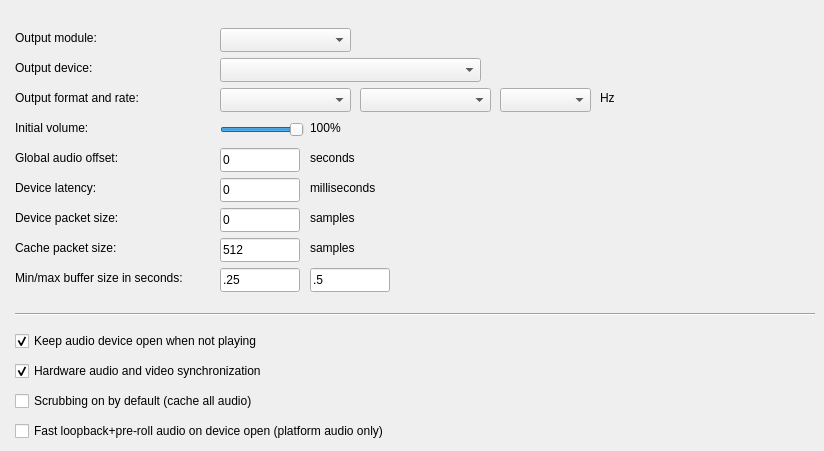
     <widget class="QWidget" name="audioTab">
      <attribute name="title">
       <string>Audio</string>
      </attribute>
      <widget class="Line" name="line_5">
       <property name="geometry">
        <rect>
         <x>15</x>
         <y>313</y>
         <width>800</width>
         <height>3</height>
        </rect>
       </property>
       <property name="orientation">
        <enum>Qt::Horizontal</enum>
       </property>
      </widget>
      <widget class="QLabel" name="label_60">
       <property name="geometry">
        <rect>
         <x>15</x>
         <y>30</y>
         <width>111</width>
         <height>16</height>
        </rect>
       </property>
       <property name="text">
        <string>Output module:</string>
       </property>
       <property name="alignment">
        <set>Qt::AlignLeading|Qt::AlignLeft|Qt::AlignVCenter</set>
       </property>
      </widget>
      <widget class="QLabel" name="label_59">
       <property name="geometry">
        <rect>
         <x>15</x>
         <y>60</y>
         <width>111</width>
         <height>16</height>
        </rect>
       </property>
       <property name="text">
        <string>Output device:</string>
       </property>
       <property name="alignment">
        <set>Qt::AlignLeading|Qt::AlignLeft|Qt::AlignVCenter</set>
       </property>
      </widget>
      <widget class="QLabel" name="label">
       <property name="geometry">
        <rect>
         <x>15</x>
         <y>90</y>
         <width>161</width>
         <height>16</height>
        </rect>
       </property>
       <property name="text">
        <string>Output format and rate:</string>
       </property>
       <property name="alignment">
        <set>Qt::AlignLeading|Qt::AlignLeft|Qt::AlignVCenter</set>
       </property>
      </widget>
      <widget class="QComboBox" name="audioDeviceCombo">
       <property name="geometry">
        <rect>
         <x>220</x>
         <y>58</y>
         <width>261</width>
         <height>24</height>
        </rect>
       </property>
      </widget>
      <widget class="QLabel" name="label_57">
       <property name="geometry">
        <rect>
         <x>15</x>
         <y>120</y>
         <width>121</width>
         <height>16</height>
        </rect>
       </property>
       <property name="text">
        <string>Initial volume:</string>
       </property>
       <property name="alignment">
        <set>Qt::AlignLeading|Qt::AlignLeft|Qt::AlignVCenter</set>
       </property>
      </widget>
      <widget class="QLabel" name="label_70">
       <property name="geometry">
        <rect>
         <x>15</x>
         <y>150</y>
         <width>131</width>
         <height>16</height>
        </rect>
       </property>
       <property name="text">
        <string>Global audio offset:</string>
       </property>
       <property name="alignment">
        <set>Qt::AlignLeading|Qt::AlignLeft|Qt::AlignVCenter</set>
       </property>
      </widget>
      <widget class="QLabel" name="label_73">
       <property name="geometry">
        <rect>
         <x>15</x>
         <y>180</y>
         <width>121</width>
         <height>16</height>
        </rect>
       </property>
       <property name="text">
        <string>Device latency:</string>
       </property>
       <property name="alignment">
        <set>Qt::AlignLeading|Qt::AlignLeft|Qt::AlignVCenter</set>
       </property>
      </widget>
      <widget class="QLabel" name="label_55">
       <property name="geometry">
        <rect>
         <x>15</x>
         <y>210</y>
         <width>121</width>
         <height>16</height>
        </rect>
       </property>
       <property name="text">
        <string>Device packet size:</string>
       </property>
       <property name="alignment">
        <set>Qt::AlignLeading|Qt::AlignLeft|Qt::AlignVCenter</set>
       </property>
      </widget>
      <widget class="QLabel" name="label_53">
       <property name="geometry">
        <rect>
         <x>15</x>
         <y>240</y>
         <width>131</width>
         <height>16</height>
        </rect>
       </property>
       <property name="text">
        <string>Cache packet size:</string>
       </property>
       <property name="alignment">
        <set>Qt::AlignLeading|Qt::AlignLeft|Qt::AlignVCenter</set>
       </property>
      </widget>
      <widget class="QLabel" name="label_52">
       <property name="geometry">
        <rect>
         <x>15</x>
         <y>270</y>
         <width>201</width>
         <height>16</height>
        </rect>
       </property>
       <property name="text">
        <string>Min/max buffer size in seconds:</string>
       </property>
       <property name="alignment">
        <set>Qt::AlignLeading|Qt::AlignLeft|Qt::AlignVCenter</set>
       </property>
      </widget>
      <widget class="QLineEdit" name="audioDeviceLatencyEdit">
       <property name="geometry">
        <rect>
         <x>220</x>
         <y>178</y>
         <width>80</width>
         <height>24</height>
        </rect>
       </property>
       <property name="maximumSize">
        <size>
         <width>80</width>
         <height>16777215</height>
        </size>
       </property>
       <property name="text">
        <string>0</string>
       </property>
      </widget>
      <widget class="QLabel" name="label_74">
       <property name="geometry">
        <rect>
         <x>310</x>
         <y>180</y>
         <width>161</width>
         <height>16</height>
        </rect>
       </property>
       <property name="text">
        <string>milliseconds</string>
       </property>
       <property name="alignment">
        <set>Qt::AlignLeading|Qt::AlignLeft|Qt::AlignVCenter</set>
       </property>
      </widget>
      <widget class="QCheckBox" name="audioPreRollToggle">
       <property name="geometry">
        <rect>
         <x>15</x>
         <y>420</y>
         <width>611</width>
         <height>22</height>
        </rect>
       </property>
       <property name="text">
        <string>Fast loopback+pre-roll audio on device open (platform audio only)</string>
       </property>
       <property name="checked">
        <bool>false</bool>
       </property>
      </widget>
      <widget class="QCheckBox" name="audioScrubAtLaunchToggle">
       <property name="geometry">
        <rect>
         <x>15</x>
         <y>390</y>
         <width>551</width>
         <height>22</height>
        </rect>
       </property>
       <property name="text">
        <string>Scrubbing on by default (cache all audio)</string>
       </property>
       <property name="checked">
        <bool>false</bool>
       </property>
      </widget>
      <widget class="QCheckBox" name="audioHoldOpenToggle">
       <property name="geometry">
        <rect>
         <x>15</x>
         <y>330</y>
         <width>401</width>
         <height>22</height>
        </rect>
       </property>
       <property name="sizePolicy">
        <sizepolicy hsizetype="Minimum" vsizetype="Fixed">
         <horstretch>0</horstretch>
         <verstretch>0</verstretch>
        </sizepolicy>
       </property>
       <property name="text">
        <string>Keep audio device open when not playing</string>
       </property>
       <property name="checked">
        <bool>true</bool>
       </property>
      </widget>
      <widget class="QCheckBox" name="audioHardwareLockToggle">
       <property name="geometry">
        <rect>
         <x>15</x>
         <y>360</y>
         <width>491</width>
         <height>22</height>
        </rect>
       </property>
       <property name="text">
        <string>Hardware audio and video synchronization</string>
       </property>
       <property name="checked">
        <bool>true</bool>
       </property>
      </widget>
      <widget class="QLineEdit" name="audioCacheMinEdit">
       <property name="geometry">
        <rect>
         <x>220</x>
         <y>268</y>
         <width>80</width>
         <height>24</height>
        </rect>
       </property>
       <property name="maximumSize">
        <size>
         <width>80</width>
         <height>16777215</height>
        </size>
       </property>
       <property name="text">
        <string>.25</string>
       </property>
      </widget>
      <widget class="QLineEdit" name="audioCacheMaxEdit">
       <property name="geometry">
        <rect>
         <x>310</x>
         <y>268</y>
         <width>80</width>
         <height>24</height>
        </rect>
       </property>
       <property name="maximumSize">
        <size>
         <width>80</width>
         <height>16777215</height>
        </size>
       </property>
       <property name="text">
        <string>.5</string>
       </property>
      </widget>
      <widget class="QLabel" name="label_54">
       <property name="geometry">
        <rect>
         <x>310</x>
         <y>240</y>
         <width>111</width>
         <height>16</height>
        </rect>
       </property>
       <property name="text">
        <string>samples</string>
       </property>
       <property name="alignment">
        <set>Qt::AlignLeading|Qt::AlignLeft|Qt::AlignVCenter</set>
       </property>
      </widget>
      <widget class="QLineEdit" name="audioCachePacketEdit">
       <property name="geometry">
        <rect>
         <x>220</x>
         <y>238</y>
         <width>80</width>
         <height>24</height>
        </rect>
       </property>
       <property name="maximumSize">
        <size>
         <width>80</width>
         <height>16777215</height>
        </size>
       </property>
       <property name="text">
        <string>512</string>
       </property>
      </widget>
      <widget class="QLineEdit" name="audioDevicePacketEdit">
       <property name="geometry">
        <rect>
         <x>220</x>
         <y>208</y>
         <width>80</width>
         <height>24</height>
        </rect>
       </property>
       <property name="maximumSize">
        <size>
         <width>80</width>
         <height>16777215</height>
        </size>
       </property>
       <property name="text">
        <string>0</string>
       </property>
      </widget>
      <widget class="QLabel" name="label_56">
       <property name="geometry">
        <rect>
         <x>310</x>
         <y>210</y>
         <width>81</width>
         <height>16</height>
        </rect>
       </property>
       <property name="text">
        <string>samples</string>
       </property>
       <property name="alignment">
        <set>Qt::AlignLeading|Qt::AlignLeft|Qt::AlignVCenter</set>
       </property>
      </widget>
      <widget class="QLineEdit" name="audioGlobalOffsetEdit">
       <property name="geometry">
        <rect>
         <x>220</x>
         <y>148</y>
         <width>80</width>
         <height>24</height>
        </rect>
       </property>
       <property name="maximumSize">
        <size>
         <width>80</width>
         <height>16777215</height>
        </size>
       </property>
       <property name="text">
        <string>0</string>
       </property>
      </widget>
      <widget class="QLabel" name="label_72">
       <property name="geometry">
        <rect>
         <x>310</x>
         <y>150</y>
         <width>101</width>
         <height>16</height>
        </rect>
       </property>
       <property name="text">
        <string>seconds</string>
       </property>
       <property name="alignment">
        <set>Qt::AlignLeading|Qt::AlignLeft|Qt::AlignVCenter</set>
       </property>
      </widget>
      <widget class="QSlider" name="volumeSlider">
       <property name="geometry">
        <rect>
         <x>220</x>
         <y>122</y>
         <width>84</width>
         <height>16</height>
        </rect>
       </property>
       <property name="minimumSize">
        <size>
         <width>80</width>
         <height>0</height>
        </size>
       </property>
       <property name="maximum">
        <number>100</number>
       </property>
       <property name="value">
        <number>100</number>
       </property>
       <property name="orientation">
        <enum>Qt::Horizontal</enum>
       </property>
       <property name="invertedAppearance">
        <bool>false</bool>
       </property>
       <property name="invertedControls">
        <bool>false</bool>
       </property>
       <property name="tickPosition">
        <enum>QSlider::NoTicks</enum>
       </property>
      </widget>
      <widget class="QLabel" name="label_58">
       <property name="geometry">
        <rect>
         <x>310</x>
         <y>120</y>
         <width>71</width>
         <height>16</height>
        </rect>
       </property>
       <property name="text">
        <string>100%</string>
       </property>
       <property name="alignment">
        <set>Qt::AlignLeading|Qt::AlignLeft|Qt::AlignVCenter</set>
       </property>
      </widget>
      <widget class="QComboBox" name="audioDeviceRateCombo">
       <property name="geometry">
        <rect>
         <x>500</x>
         <y>88</y>
         <width>91</width>
         <height>24</height>
        </rect>
       </property>
      </widget>
      <widget class="QComboBox" name="audioDeviceLayoutCombo">
       <property name="geometry">
        <rect>
         <x>220</x>
         <y>88</y>
         <width>131</width>
         <height>24</height>
        </rect>
       </property>
      </widget>
      <widget class="QComboBox" name="audioDeviceFormatCombo">
       <property name="geometry">
        <rect>
         <x>360</x>
         <y>88</y>
         <width>131</width>
         <height>24</height>
        </rect>
       </property>
      </widget>
      <widget class="QLabel" name="label_61">
       <property name="geometry">
        <rect>
         <x>600</x>
         <y>90</y>
         <width>41</width>
         <height>16</height>
        </rect>
       </property>
       <property name="text">
        <string>Hz</string>
       </property>
      </widget>
      <widget class="QComboBox" name="audioModuleCombo">
       <property name="geometry">
        <rect>
         <x>220</x>
         <y>28</y>
         <width>131</width>
         <height>24</height>
        </rect>
       </property>
      </widget>
     </widget>
